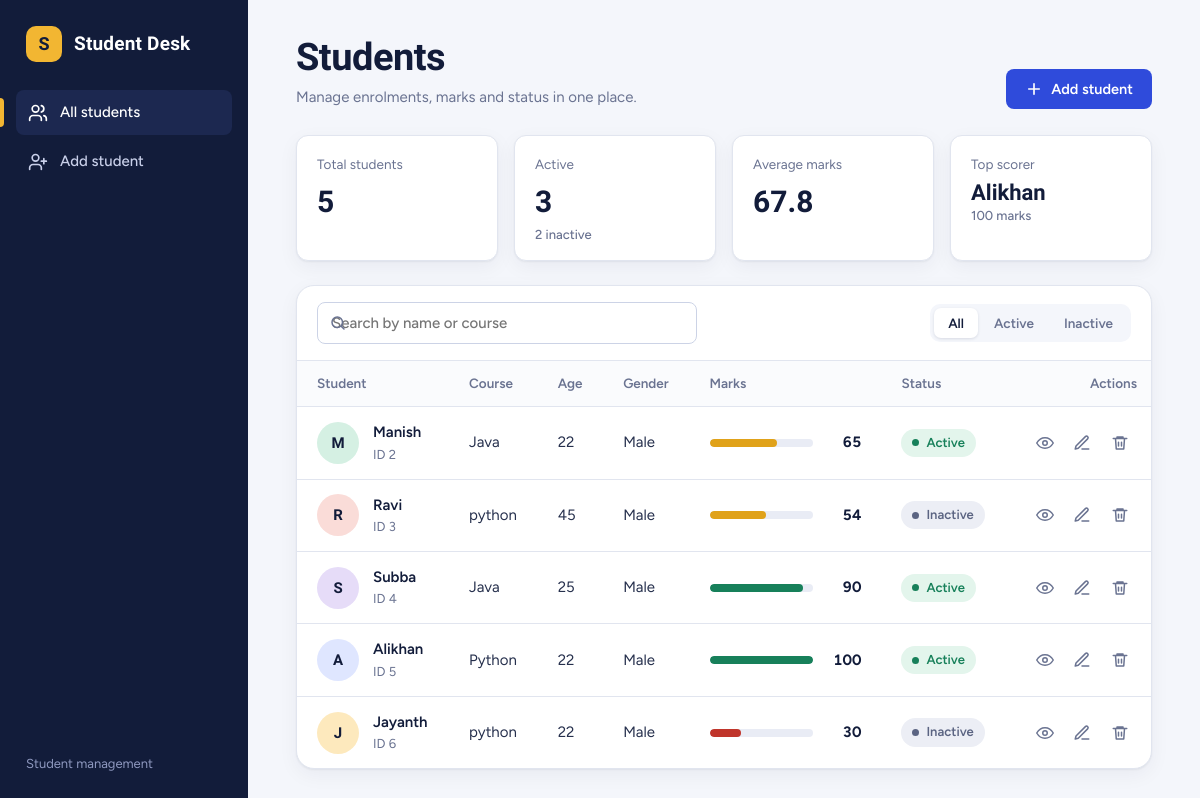
The page / on the database its author committed.
### tables this page shows
CREATE TABLE students(
            id INTEGER PRIMARY KEY AUTOINCREMENT,
            name TEXT NOT NULL,
            age INTEGER,
            gender TEXT,
            marks INTEGER,
            cource TEXT,
            image TEXT,
            status INTEGER);

### main.py (the view)
@app.get("/")
def home(req: Request):
    connection = get_connection()
    rows = connection.execute("SELECT * FROM students ORDER BY id").fetchall()
    connection.close()
    return templates.TemplateResponse(
        request=req, name="home.html", context={"stds": [clean_row(r) for r in rows]}
    )

### templates/home.html (shortened to what this page needs)
{% extends "base.html" %}
{% from "_avatar.html" import avatar, meter %}
{% block content %}
<header class="page-head">
  <div>
    <h1>Students</h1>
    <p>Manage enrolments, marks and status in one place.</p>
  </div>
  <a class="btn" href="/students/add">
    <svg viewBox="0 0 24 24" fill="none" stroke="currentColor" stroke-width="2.2" stroke-linecap="round"><path d="M12 5v14M5 12h14"/></svg>
    Add student
  </a>
</header>
{% if stds %}
{% set total = stds | length %}
{% set active = stds | selectattr("7", "equalto", 1) | list | length %}
{% set top = stds | max(attribute="4") %}
<dl class="summary">
  <div class="summary-item"><dt>Total students</dt><dd>{{ total }}</dd></div>
  <div class="summary-item"><dt>Active</dt><dd>{{ active }}<small>{{ total - active }} inactive</small></dd></div>
  <div class="summary-item"><dt>Average marks</dt><dd>{{ ((stds | sum(attribute="4")) / total) | round(1) }}</dd></div>
  <div class="summary-item"><dt>Top scorer</dt><dd class="name-value">{{ top[1] }}<small>{{ top[4] }} marks</small></dd></div>
</dl>
{% endif %}
<section class="panel">
  {% if stds %}
  <div class="toolbar">
    <div class="search">
      <svg viewBox="0 0 24 24" fill="none" stroke="currentColor" stroke-width="2" stroke-linecap="round"><circle cx="11" cy="11" r="7"/><path d="m20 20-3.5-3.5"/></svg>
      <input type="search" id="search" placeholder="Search by name or course" aria-label="Search students">
    </div>
    <div class="segmented" role="group" aria-label="Filter by status" id="status-filter">
      <button type="button" data-status="all" aria-pressed="true">All</button>
      <button type="button" data-status="1" aria-pressed="false">Active</button>
      <button type="button" data-status="0" aria-pressed="false">Inactive</button>
    </div>
  </div>
  <div class="table-wrap">
    <table>
      <thead>
        <tr>
          <th>Student</th><th>Course</th><th>Age</th><th>Gender</th><th>Marks</th><th>Status</th><th class="actions">Actions</th>
        </tr>
      </thead>
      <tbody id="rows">
        {% for s in stds %}
        <tr data-search="{{ (s[1] ~ ' ' ~ s[5]) | lower }}" data-status="{{ s[7] }}">
          <td>
            <div class="person">
              {{ avatar(s) }}
              <div>
                <a class="person-name" href="/students/{{ s[0] }}">{{ s[1] }}</a>
                <div class="sub">ID {{ s[0] }}</div>
              </div>
            </div>
          </td>
          <td>{{ s[5] }}</td>
          <td>{{ s[2] }}</td>
          <td style="text-transform: capitalize">{{ s[3] }}</td>
          <td>{{ meter(s[4]) }}</td>
          <td>
            {% if s[7] == 1 %}<span class="pill active">Active</span>{% else %}<span class="pill inactive">Inactive</span>{% endif %}
          </td>
          <td class="actions">
            <a class="icon-btn" href="/students/{{ s[0] }}" title="View" aria-label="View {{ s[1] }}">
              <svg viewBox="0 0 24 24" fill="none" stroke="currentColor" stroke-width="2" stroke-linecap="round" stroke-linejoin="round"><path d="M1 12s4-7 11-7 11 7 11 7-4 7-11 7S1 12 1 12z"/><circle cx="12" cy="12" r="3"/></svg>
            </a>
            <a class="icon-btn" href="/students/edit/{{ s[0] }}" title="Edit" aria-label="Edit {{ s[1] }}">
              <svg viewBox="0 0 24 24" fill="none" stroke="currentColor" stroke-width="2" stroke-linecap="round" stroke-linejoin="round"><path d="M12 20h9"/><path d="M16.5 3.5a2.1 2.1 0 0 1 3 3L7 19l-4 1 1-4z"/></svg>
            </a>
            <form method="post" action="/students/delete/{{ s[0] }}" style="display:inline" data-confirm="Delete {{ s[1] }}?" data-confirm-text="{{ s[1] }} will be removed from the register. This can't be undone.">
              <button class="icon-btn danger" type="submit" title="Delete" aria-label="Delete {{ s[1] }}">
                <svg viewBox="0 0 24 24" fill="none" stroke="currentColor" stroke-width="2" stroke-linecap="round" stroke-linejoin="round"><path d="M3 6h18M8 6V4h8v2M6 6l1 14h10l1-14M10 11v5M14 11v5"/></svg>
              </button>
            </form>
          </td>
        </tr>
        {% endfor %}
      </tbody>
    </table>
  </div>
  {% else %}
  <div class="empty">
    <h3>No students yet</h3>
    <p>Add your first student to start building the register.</p>
    <a class="btn" href="/students/add">Add student</a>
  </div>
  {% endif %}
</section>
{% endblock %}

### templates/base.html (shortened to what this page needs)
<!DOCTYPE html>
<html lang="en">
<head>
  <link rel="stylesheet" href="/static/style.css">
</head>
<body>
<div class="shell">
  <aside class="sidebar">
    <a class="brand" href="/">
      <span class="brand-mark">S</span>
      <span class="brand-name">Student Desk</span>
    </a>
    <nav class="nav" aria-label="Main">
      <a href="/" class="{{ 'active' if request.url.path == '/' }}">
        <svg viewBox="0 0 24 24" fill="none" stroke="currentColor" stroke-width="2" stroke-linecap="round" stroke-linejoin="round"><path d="M16 21v-2a4 4 0 0 0-4-4H6a4 4 0 0 0-4 4v2"/><circle cx="9" cy="7" r="4"/><path d="M22 21v-2a4 4 0 0 0-3-3.87M16 3.13a4 4 0 0 1 0 7.75"/></svg>
        <span>All students</span>
      </a>
      <a href="/students/add" class="{{ 'active' if request.url.path == '/students/add' }}">
        <svg viewBox="0 0 24 24" fill="none" stroke="currentColor" stroke-width="2" stroke-linecap="round" stroke-linejoin="round"><path d="M16 21v-2a4 4 0 0 0-4-4H6a4 4 0 0 0-4 4v2"/><circle cx="9" cy="7" r="4"/><path d="M19 8v6M22 11h-6"/></svg>
        <span>Add student</span>
      </a>
    </nav>
    <div class="sidebar-foot">Student management</div>
  </aside>
  <main class="main">
    {% block content %}{% endblock %}
  </main>
</div>
</body>
</html>

### templates/_avatar.html (shortened to what this page needs)
{% macro avatar(std, size="") -%}
<span class="avatar tone-{{ std[0] % 5 }} {{ size }}">
  {{ (std[1].split() | map('first') | list)[:2] | join | upper }}
</span>
{%- endmacro %}
{% macro meter(marks) -%}
<div class="meter {{ 'low' if marks < 50 else ('mid' if marks < 75 else '') }}">
  <div class="meter-track"><div class="meter-fill" style="width: {{ marks }}%"></div></div>
  <span class="meter-num">{{ marks }}</span>
</div>
{%- endmacro %}

### rows shown on the page
students: name "Alikhan", marks "100", value "A", id "5", cource "Python", age "22", gender "Male", status "Active"
students: value "M", name "Manish", id "2", cource "Java", age "22", gender "Male", marks "65", status "Active"
students: value "R", name "Ravi", id "3", cource "python", age "45", gender "Male", marks "54", status "Inactive"
students: value "S", name "Subba", id "4", cource "Java", age "25", gender "Male", marks "90", status "Active"
students: value "J", name "Jayanth", id "6", cource "python", age "22", gender "Male", marks "30", status "Inactive"

### other values the page prints
{{ total }} "5"
{{ active }} "3"
{{ total - active }} "2"
{{ ((stds | sum(attribute="4")) / total) | round(1) }} "67.8"
